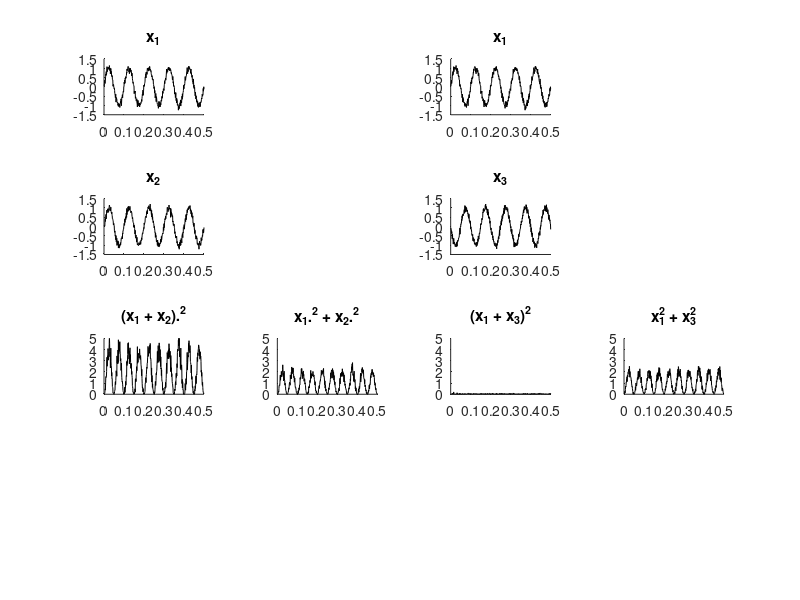

Write the MATLAB code that produced this figure.
%%
% This script generates pannels for Fig 1 from Hermes et al:
%
% This script generates two example signals with two signusoids that are in
% phase or out of phase and shows the different in the power of the sum and
% the sum of the power of these two signals
%
% DH 2016


%% Simmulate some signals 
srate = 1000;
t = 1/srate:1/srate:.5;
sin_freq = 10;

% signal  = sinus + noise
signal1 = sin(sin_freq*2*pi*t)+1/10*randn(size(t));

% signal 2 is in phase
signal2 = sin(sin_freq*2*pi*t)+1/10*randn(size(t));

% signal 3 is 180 out of phase
signal3 = sin(pi+sin_freq*2*pi*t)+1/10*randn(size(t));


%%
%% Make example for figure 1
%%

figure('Position',[0 0 400 250],'Color',[1 1 1])

% signal 1 and 2
subplot(4,4,1), hold on
plot(t,signal1,'k')
title('x_1')

subplot(4,4,5), hold on
plot(t,signal2,'k')
title('x_2')

subplot(4,4,9), hold on
plot(t,(signal1 + signal2).^2,'k')
title('(x_1 + x_2).^2')
ylim([0 5])

subplot(4,4,10), hold on
plot(t,signal1.^2 + signal2.^2,'k')
title('x_1.^2 + x_2.^2')
ylim([0 5])


% signal 1 and 2
subplot(4,4,3), hold on
plot(t,signal1,'k')
title('x_1')

subplot(4,4,7), hold on
plot(t,signal3,'k')
title('x_3')

subplot(4,4,11), hold on
plot(t,(signal1 + signal3).^2,'k')
title('(x_1 + x_3)^2')
ylim([0 5])

subplot(4,4,12), hold on
plot(t,signal1.^2 + signal3.^2,'k')
title('x_1^2 + x_3^2')
ylim([0 5])

% set(gcf,'PaperPositionMode','auto')
% print('-dpng','-r300',['../figures/ns_ConceptMethodsFig01'])
% print('-depsc','-r300',['../figures/ns_ConceptMethodsFig01'])

disp(['power(X1)+power(X2))= ' num2str(mean(signal1.^2) + mean(signal2.^2))])
disp(['power(X1)+power(X3))= ' num2str(mean(signal1.^2) + mean(signal3.^2))])
disp(['power(X1+X2)= ' num2str(mean((signal1 + signal2).^2))])
disp(['power(X1+X3)= ' num2str(mean((signal1 + signal3).^2))])

 
